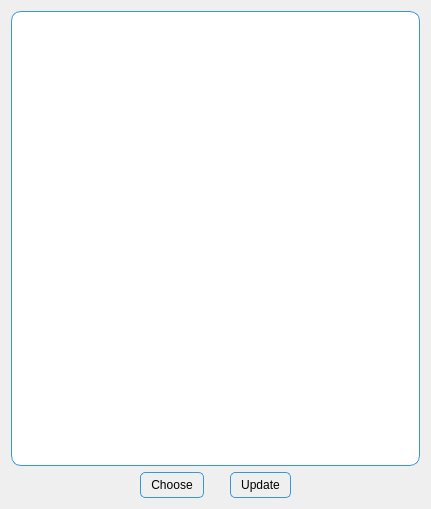
<?xml version="1.0" encoding="UTF-8"?>
<ui version="4.0">
 <class>Form</class>
 <widget class="QWidget" name="Form">
  <property name="geometry">
   <rect>
    <x>0</x>
    <y>0</y>
    <width>431</width>
    <height>509</height>
   </rect>
  </property>
  <property name="windowTitle">
   <string>Form</string>
  </property>
  <property name="styleSheet">
   <string notr="true">QLineEdit{
    background-color: white;
    border: 1px solid #3498db;
    border-radius: 5px;
}

QPushButton{
    border: 1px solid #3498db;
    border-radius: 5px;
	padding-top: 5px;
	padding-bottom: 5px; 
    padding-left: 10px; 
	padding-right: 10px; 
}

QPushButton::hover{
	background-color:rgb(153, 193, 241)
}

QListWidget::item:selected {
   background-color: lightblue; 
}

QListWidget {
    background-color: white;
    border: 1px solid #3498db;
    border-radius: 10px;
    padding: 5px;
}

</string>
  </property>
  <layout class="QVBoxLayout" name="verticalLayout">
   <item>
    <widget class="QListWidget" name="entityList"/>
   </item>
   <item>
    <layout class="QHBoxLayout" name="horizontalLayout">
     <item>
      <spacer name="horizontalSpacer">
       <property name="orientation">
        <enum>Qt::Orientation::Horizontal</enum>
       </property>
       <property name="sizeHint" stdset="0">
        <size>
         <width>40</width>
         <height>20</height>
        </size>
       </property>
      </spacer>
     </item>
     <item>
      <widget class="QPushButton" name="chooseBtn">
       <property name="text">
        <string>Choose</string>
       </property>
      </widget>
     </item>
     <item>
      <spacer name="horizontalSpacer_3">
       <property name="orientation">
        <enum>Qt::Orientation::Horizontal</enum>
       </property>
       <property name="sizeType">
        <enum>QSizePolicy::Policy::Fixed</enum>
       </property>
       <property name="sizeHint" stdset="0">
        <size>
         <width>20</width>
         <height>20</height>
        </size>
       </property>
      </spacer>
     </item>
     <item>
      <widget class="QPushButton" name="updateBtn">
       <property name="text">
        <string>Update</string>
       </property>
      </widget>
     </item>
     <item>
      <spacer name="horizontalSpacer_2">
       <property name="orientation">
        <enum>Qt::Orientation::Horizontal</enum>
       </property>
       <property name="sizeHint" stdset="0">
        <size>
         <width>40</width>
         <height>20</height>
        </size>
       </property>
      </spacer>
     </item>
    </layout>
   </item>
  </layout>
 </widget>
 <resources/>
 <connections/>
</ui>
